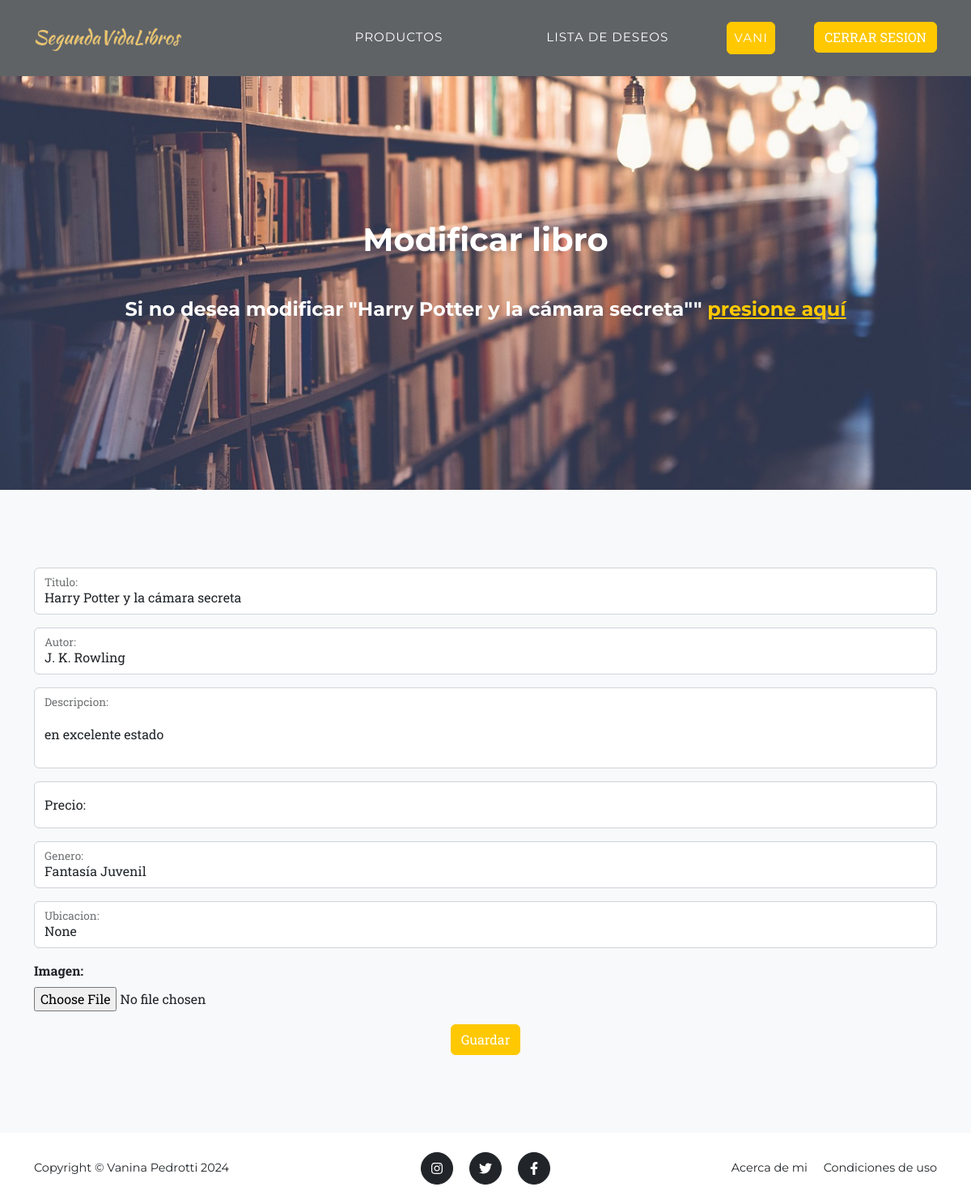
Page /libro_modificar/2/ (signed in) on the committed database.
### aplicacion/models.py (models this page shows, shortened)
class Libro(models.Model):
    titulo = models.CharField(max_length=80)
    autor = models.CharField(max_length=60)
    descripcion = models.CharField(max_length=200, null=True)
    precio = models.DecimalField(max_digits=10, decimal_places=2)
    genero = models.CharField(max_length=40)
    usuario = models.ForeignKey(User, on_delete=models.CASCADE, null=True, blank=True)
    fecha = models.DateTimeField(auto_now_add=True, null=True)
    imagen = models.ImageField(null=True, blank=True, upload_to="libros/", default=None)
    ubicacion = models.CharField(max_length=20, null=True)
    class Meta:
        ordering = ['-fecha']

### aplicacion/views.py (the view)
# urls.py: path('libro_modificar/<int:pk>/', LibroUpdate.as_view(), name="libro_modi"),
class LibroUpdate(LoginRequiredMixin, UpdateView):
    model = Libro
    fields = ["titulo", "autor", "descripcion", "precio", "genero", "ubicacion", "imagen"]
    success_url = reverse_lazy("producto")
    def get_queryset(self):
        queryset = super().get_queryset()
        return queryset.filter(usuario=self.request.user)

### aplicacion/templates/aplicacion/libro_form.html (shortened to what this page needs)
{% extends "aplicacion/index.html" %}
{% block titulo %}
{% if not libro.titulo %}
    <h1 class="mb-5">Agregar libro</h1>
    <h4>Si no desea vender ningún libro
        <a style="color: #ffc800; text-decoration: underline;" href="{% url 'producto' %}">presione aquí</a>
    </h4>
{% else %}
    <h1 class="mb-5">Modificar libro</h1>
    <h4>Si no desea modificar "{{ libro.titulo }}""
        <a style="color: #ffc800; text-decoration: underline;" href="{% url 'libro_detalle' libro.id %}">presione aquí</a>
    </h4>
{% endif %}
{% endblock titulo %}
{% block contenido %}
<section class="page-section bg-light">
    <div class="container text-center">
        <form action="" method="post" enctype="multipart/form-data">
            <div class="form-floating mb-3">
                <input class="form-control" type="text" name="titulo" maxlength="80" required="" id="id_titulo" placeholder="Titulo" value="{{ libro.titulo }}">
                <label for="id_titulo">Titulo:</label>
            </div>
            <div class="form-floating mb-3">
                <input class="form-control" type="text" name="autor" maxlength="60" required="" id="id_autor" placeholder="Autor" value="{{ libro.autor }}">
                <label for="id_autor">Autor:</label>
            </div>
            <div class="form-floating mb-3">
                <input class="form-control" type="text" name="descripcion" maxlength="200" required="" id="id_descripcion" placeholder="Descripcion" style="height: 100px" value="{{ libro.descripcion }}">
                <label for="id_descripcion">Descripcion:</label>
            </div>
            <div class="form-floating mb-3">
                <input class="form-control" type="number" name="precio" step="1.00" required="" id="id_precio" placeholder="Precio" value="{{ libro.precio }}">
                <label for="id_precio">Precio:</label>
            </div>
            <div class="form-floating mb-3">
                <input class="form-control" type="text" name="genero" maxlength="40" required="" id="id_genero" placeholder="Genero" value="{{ libro.genero }}">
                <label for="id_genero">Genero:</label>
            </div>
            <div class="form-floating mb-3">
                <input class="form-control" type="text" name="ubicacion" maxlength="20" required="" id="id_ubicacion" placeholder="Ubicacion" value="{{ libro.ubicacion }}">
                <label for="id_ubicacion">Ubicacion:</label>
            </div>
            <div class="mb-3" align="left">
                <div><b><label for="id_imagen" class="form-label">Imagen:</label></b></div>
                <input type="file" name="imagen" accept="image/*" required="" id="id_imagen">
            </div>
            <input type="submit" class="btn btn-primary" value="Guardar">
        </form>
    </div>
</section>
{% endblock contenido %}

### aplicacion/templates/aplicacion/index.html (shortened to what this page needs)
<!DOCTYPE html>
<html lang="en">
    {% load static %}
    <head>
        <link rel="stylesheet" href="https://cdnjs.cloudflare.com/ajax/libs/font-awesome/6.4.0/css/all.min.css">
        <link href="{% static 'css/styles.css' %}" rel="stylesheet" />
    </head>
    <body id="page-top">
        <nav class="navbar navbar-expand-lg navbar-dark fixed-top" id="mainNav" style="background-color: #5f6366;">
            <div class="container">
                <a class="navbar-brand" href="{% url 'home' %}">
                    <img src="{% static 'assets/img/logo-inicio.png'%}" height= "800" alt="Inicio" />
                </a>
                <div class="collapse navbar-collapse" id="navbarResponsive">
                    <ul class="navbar-nav text-uppercase ms-auto py-4 py-lg-0">
                        {% if  user.is_authenticated %}
                        <li class="nav-item"><a class="nav-link mx-5" href="{% url 'producto' %}">Productos</a></li>
                        <li class="nav-item"><a class="nav-link mx-5" href="{% url 'wishlist' %}">Lista de deseos</a></li>
                        <li class="nav-item"><a class="nav-link btn btn-primary" style="color:white" href="{% url 'perfil' %}">{{user.username}}</a></li>
                        <li class="nav-item">
                            <a class="nav-link" href="{% url 'agregar_avatar' %}" ><img class="rounded-circle" src="{{ request.session.avatar }}" height="40px" weight="40px"/></a>
                        </li>
                        <li class="nav-item"><a class="btn btn-primary" href="{% url 'logout' %}">Cerrar sesion</a></li>
                        {% endif %}
                    </ul>
                </div>
            </div>
        </nav>
        <header class="masthead">
            <div class="container">
                {% block titulo %}{% endblock titulo %}
            </div>
        </header>
        {% block contenido %}{% endblock contenido %}
        <footer class="footer py-4">
            <div class="container">
                <div class="row align-items-center">
                    <div class="col-lg-4 text-lg-start">Copyright &copy; Vanina Pedrotti 2024</div>
                    <div class="col-lg-4 my-3 my-lg-0">
                        <a class="btn btn-dark btn-social mx-2" href="{% url 'pagina_default' %}" aria-label="Instagram"><i class="fab fa-instagram"></i></a>
                        <a class="btn btn-dark btn-social mx-2" href="{% url 'pagina_default' %}" aria-label="Twitter"><i class="fab fa-twitter"></i></a>
                        <a class="btn btn-dark btn-social mx-2" href="{% url 'pagina_default' %}" aria-label="Facebook"><i class="fab fa-facebook-f"></i></a>
                    </div>
                    <div class="col-lg-4 text-lg-end">
                        <a class="link-dark text-decoration-none me-3" href="{% url 'about' %}">Acerca de mi</a>
                        <a class="link-dark text-decoration-none" href="{% url 'pagina_default' %}">Condiciones de uso</a>
                    </div>
                </div>
            </div>
        </footer>
    </body>
</html>

### rows in the picture
Libro: titulo "Harry Potter y la cámara secreta", autor "J. K. Rowling", descripcion "en excelente estado", genero "Fantasía Juvenil", ubicacion "None"

### other values in the picture
{{ user.username }} "VANI"
